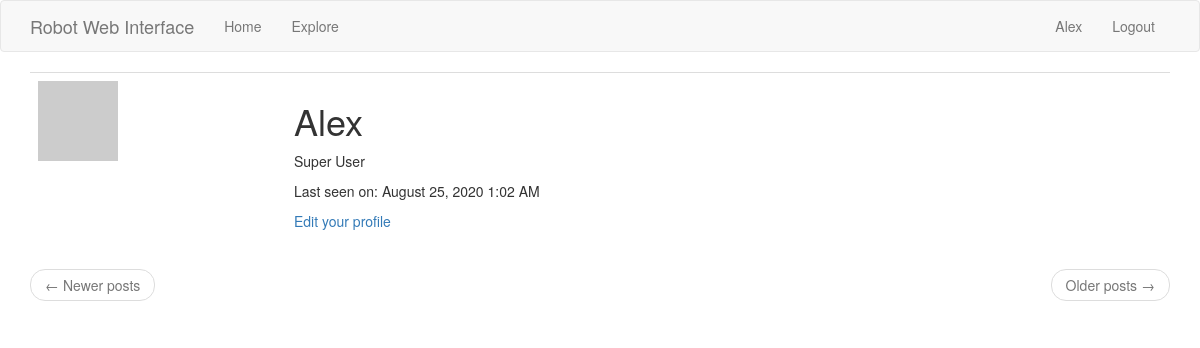
The app's page /user/Alex (signed in), older data.
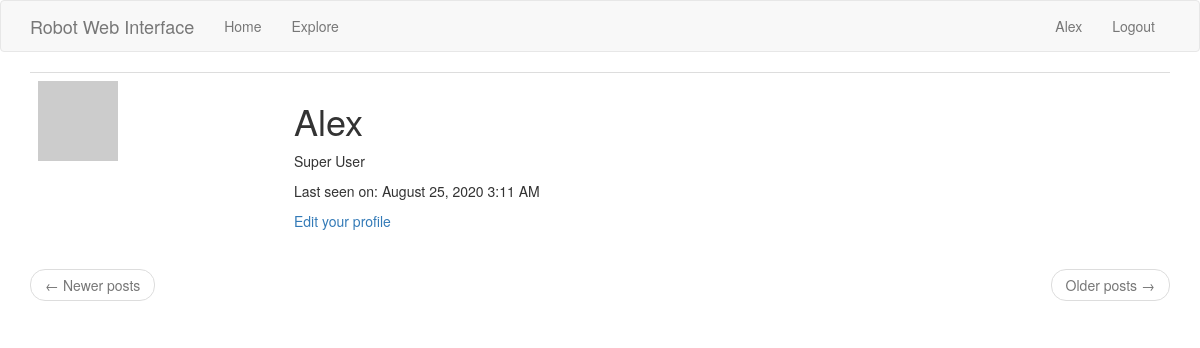
The same page, newer data.
### webapp/models.py (models this page shows, shortened)
class PaginatedAPIMixin(object):
    @staticmethod
    def to_collection_dict(query, page, per_page, endpoint, **kwargs):
        resources = query.paginate(page, per_page, False)
        data = {
            'items': [item.to_dict() for item in resources.items],
            '_meta': {
                'page': page,
                'per_page': per_page,
                'total_pages': resources.pages,
                'total_items': resources.total
            },
            '_links': {
                'self': url_for(endpoint, page=page, per_page=per_page,
                                **kwargs),
                'next': url_for(endpoint, page=page + 1, per_page=per_page,
                                **kwargs) if resources.has_next else None,
                'prev': url_for(endpoint, page=page - 1, per_page=per_page,
                                **kwargs) if resources.has_prev else None
            }
        }
        return data

class User(PaginatedAPIMixin, UserMixin, db.Model):
    id = db.Column(db.Integer, primary_key=True)
    username = db.Column(db.String(64), index=True, unique=True)
    email = db.Column(db.String(120), index=True, unique=True)
    password_hash = db.Column(db.String(128))
    posts = db.relationship('Post', backref='author', lazy='dynamic')
    about_me = db.Column(db.String(140))
    last_seen = db.Column(db.DateTime, default=datetime.utcnow)
    token = db.Column(db.String(32), index=True, unique=True)
    token_expiration = db.Column(db.DateTime)
    def avatar(self, size):
        digest = md5(self.email.lower().encode('utf-8')).hexdigest()
        return 'https://www.gravatar.com/avatar/{}?d=identicon&s={}'.format(
            digest, size)

### webapp/main/routes.py (the view)
@bp.route('/user/<username>')
@login_required
def user(username):
    user = User.query.filter_by(username=username).first_or_404()
    page = request.args.get('page', 1, type=int)
    posts = user.posts.order_by(Post.timestamp.desc()).paginate(
        page, current_app.config['POSTS_PER_PAGE'], False)
    next_url = url_for('user', username=user.username, page=posts.next_num) \
        if posts.has_next else None
    prev_url = url_for('user', username=user.username, page=posts.prev_num) \
        if posts.has_prev else None
    form = EmptyForm()
    return render_template('user.html', user=user, posts=posts.items, next_url=next_url, prev_url=prev_url, form=form)

### webapp/main/routes.py (called while the page is built)
@bp.before_request
def before_request():
    if current_user.is_authenticated:
        current_user.last_seen = datetime.utcnow()
        db.session.commit()

### webapp/models.py (called while the page is built)
@login.user_loader
def load_user(user_id):
    return User.query.get(int(user_id))

### webapp/templates/user.html (shortened to what this page needs)
{% extends "base.html" %}
{% block app_content %}
    <table class="table table-hover">
        <tr>
            <td width="256px"><img src="{{ user.avatar(256) }}"></td>
            <td>
                <h1>{{ user.username }}</h1>
                {% if user.about_me %}<p>{{ user.about_me }}</p>{% endif %}
                {% if user.last_seen %}
                <p>Last seen on: {{ moment(user.last_seen).format('LLL') }}</p>
                {% endif %}
                {% if user == current_user %}
                <p><a href="{{ url_for('main.edit_profile') }}">Edit your profile</a></p>
                {% endif %}
            </td>
        </tr>
    </table>
    <nav aria-label="...">
        <ul class="pager">
            <li class="previous{% if not prev_url %} disabled{% endif %}">
                <a href="{{ prev_url or '#' }}">
                    <span aria-hidden="true">&larr;</span> Newer posts
                </a>
            </li>
            <li class="next{% if not next_url %} disabled{% endif %}">
                <a href="{{ next_url or '#' }}">
                    Older posts <span aria-hidden="true">&rarr;</span>
                </a>
            </li>
        </ul>
    </nav>
{% endblock %}

### webapp/templates/base.html (shortened to what this page needs)
{% extends 'bootstrap/base.html' %}
{% block scripts %}
    <link rel="stylesheet" href="{{ url_for('static', filename='index.css') }}">
{% endblock %}
{% block navbar %}
    <nav class="navbar navbar-default">
        <div class="container">
            <div class="navbar-header">
                <a class="navbar-brand" href="{{ url_for('main.index') }}">Robot Web Interface</a>
            </div>
            <div class="collapse navbar-collapse" id="bs-example-navbar-collapse-1">
                <ul class="nav navbar-nav">
                    <li><a href="{{ url_for('main.index') }}">Home</a></li>
                    <li><a href="{{ url_for('main.explore') }}">Explore</a></li>
                </ul>
                <ul class="nav navbar-nav navbar-right">
                    {% if current_user.is_anonymous %}
                    <li><a href="{{ url_for('auth.login') }}">Login</a></li>
                    {% else %}
                    <li><a href="{{ url_for('main.user', username=current_user.username) }}">{{ current_user.username }}</a></li>
                    <li><a href="{{ url_for('auth.logout') }}">Logout</a></li>
                    {% endif %}
                </ul>
            </div>
        </div>
    </nav>
{% endblock %}
{% block content %}
    <div class="container">
        {% block app_content %}{% endblock %}
    </div>
{% endblock %}

Row changes from the older to the newer data that the page shows:
changed User "Alex": last_seen "August 25, 2020 1:02 AM" → "August 25, 2020 3:11 AM"
